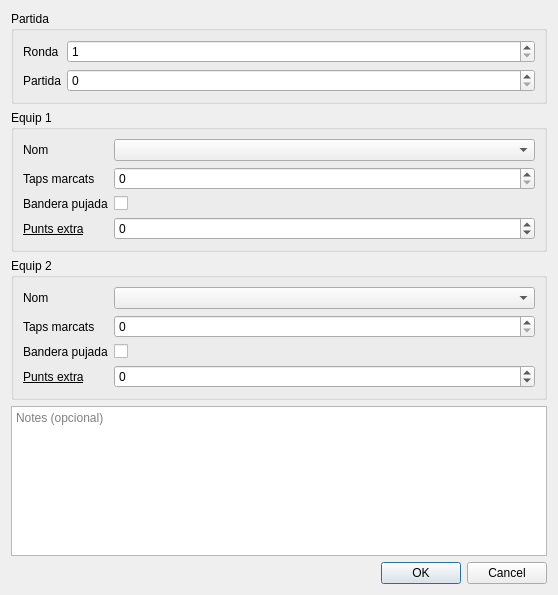
<?xml version="1.0" encoding="UTF-8"?>
<ui version="4.0">
 <class>PartidaDialog</class>
 <widget class="QDialog" name="PartidaDialog">
  <property name="geometry">
   <rect>
    <x>0</x>
    <y>0</y>
    <width>558</width>
    <height>595</height>
   </rect>
  </property>
  <property name="windowTitle">
   <string>Partida</string>
  </property>
  <layout class="QVBoxLayout" name="verticalLayout">
   <item>
    <widget class="QGroupBox" name="grupPartida">
     <property name="title">
      <string>Partida</string>
     </property>
     <layout class="QFormLayout" name="formLayout_3">
      <item row="0" column="0">
       <widget class="QLabel" name="rondaLabel">
        <property name="text">
         <string>Ronda</string>
        </property>
       </widget>
      </item>
      <item row="0" column="1">
       <widget class="QSpinBox" name="ronda">
        <property name="minimum">
         <number>1</number>
        </property>
        <property name="maximum">
         <number>9</number>
        </property>
       </widget>
      </item>
      <item row="1" column="0">
       <widget class="QLabel" name="partidaLabel">
        <property name="text">
         <string>Partida</string>
        </property>
       </widget>
      </item>
      <item row="1" column="1">
       <widget class="QSpinBox" name="partida"/>
      </item>
     </layout>
    </widget>
   </item>
   <item>
    <widget class="QGroupBox" name="grup1">
     <property name="title">
      <string>Equip 1</string>
     </property>
     <layout class="QFormLayout" name="formLayout">
      <item row="0" column="0">
       <widget class="QLabel" name="equip1Label">
        <property name="text">
         <string>Nom</string>
        </property>
       </widget>
      </item>
      <item row="0" column="1">
       <widget class="QComboBox" name="equip1"/>
      </item>
      <item row="1" column="0">
       <widget class="QLabel" name="taps1Label">
        <property name="text">
         <string>Taps marcats</string>
        </property>
       </widget>
      </item>
      <item row="1" column="1">
       <widget class="QSpinBox" name="taps1">
        <property name="maximum">
         <number>200</number>
        </property>
       </widget>
      </item>
      <item row="2" column="0">
       <widget class="QLabel" name="bandera1Label">
        <property name="text">
         <string>Bandera pujada</string>
        </property>
       </widget>
      </item>
      <item row="2" column="1">
       <widget class="QCheckBox" name="bandera1">
        <property name="text">
         <string/>
        </property>
       </widget>
      </item>
      <item row="3" column="0">
       <widget class="QLabel" name="extra1Label">
        <property name="font">
         <font>
          <underline>true</underline>
         </font>
        </property>
        <property name="cursor">
         <cursorShape>WhatsThisCursor</cursorShape>
        </property>
        <property name="toolTip">
         <string>Punts addicionals. Utilitzats per permetre canvis imprevistos a la puntuació. Si s'utilitza, cal especificar una nota de justificació.</string>
        </property>
        <property name="text">
         <string>Punts extra</string>
        </property>
       </widget>
      </item>
      <item row="3" column="1">
       <widget class="QSpinBox" name="extra1">
        <property name="minimum">
         <number>-9999</number>
        </property>
        <property name="maximum">
         <number>9999</number>
        </property>
       </widget>
      </item>
     </layout>
    </widget>
   </item>
   <item>
    <widget class="QGroupBox" name="grup2">
     <property name="title">
      <string>Equip 2</string>
     </property>
     <layout class="QFormLayout" name="formLayout_2">
      <item row="0" column="0">
       <widget class="QLabel" name="equip2Label">
        <property name="text">
         <string>Nom</string>
        </property>
       </widget>
      </item>
      <item row="0" column="1">
       <widget class="QComboBox" name="equip2"/>
      </item>
      <item row="1" column="0">
       <widget class="QLabel" name="taps2Label">
        <property name="text">
         <string>Taps marcats</string>
        </property>
       </widget>
      </item>
      <item row="1" column="1">
       <widget class="QSpinBox" name="taps2">
        <property name="maximum">
         <number>200</number>
        </property>
       </widget>
      </item>
      <item row="2" column="0">
       <widget class="QLabel" name="bandera2Label">
        <property name="text">
         <string>Bandera pujada</string>
        </property>
       </widget>
      </item>
      <item row="2" column="1">
       <widget class="QCheckBox" name="bandera2">
        <property name="text">
         <string/>
        </property>
       </widget>
      </item>
      <item row="3" column="0">
       <widget class="QLabel" name="extra2Label">
        <property name="font">
         <font>
          <underline>true</underline>
         </font>
        </property>
        <property name="cursor">
         <cursorShape>WhatsThisCursor</cursorShape>
        </property>
        <property name="toolTip">
         <string>Punts addicionals. Utilitzats per permetre canvis imprevistos a la puntuació. Si s'utilitza, cal especificar una nota de justificació.</string>
        </property>
        <property name="text">
         <string>Punts extra</string>
        </property>
       </widget>
      </item>
      <item row="3" column="1">
       <widget class="QSpinBox" name="extra2">
        <property name="minimum">
         <number>-9999</number>
        </property>
        <property name="maximum">
         <number>9999</number>
        </property>
       </widget>
      </item>
     </layout>
    </widget>
   </item>
   <item>
    <widget class="QPlainTextEdit" name="notes">
     <property name="placeholderText">
      <string>Notes (opcional)</string>
     </property>
    </widget>
   </item>
   <item>
    <widget class="QDialogButtonBox" name="buttonBox">
     <property name="orientation">
      <enum>Qt::Horizontal</enum>
     </property>
     <property name="standardButtons">
      <set>QDialogButtonBox::Cancel|QDialogButtonBox::Ok</set>
     </property>
    </widget>
   </item>
  </layout>
 </widget>
 <resources/>
 <connections>
  <connection>
   <sender>buttonBox</sender>
   <signal>rejected()</signal>
   <receiver>PartidaDialog</receiver>
   <slot>reject()</slot>
   <hints>
    <hint type="sourcelabel">
     <x>304</x>
     <y>556</y>
    </hint>
    <hint type="destinationlabel">
     <x>286</x>
     <y>274</y>
    </hint>
   </hints>
  </connection>
 </connections>
</ui>
